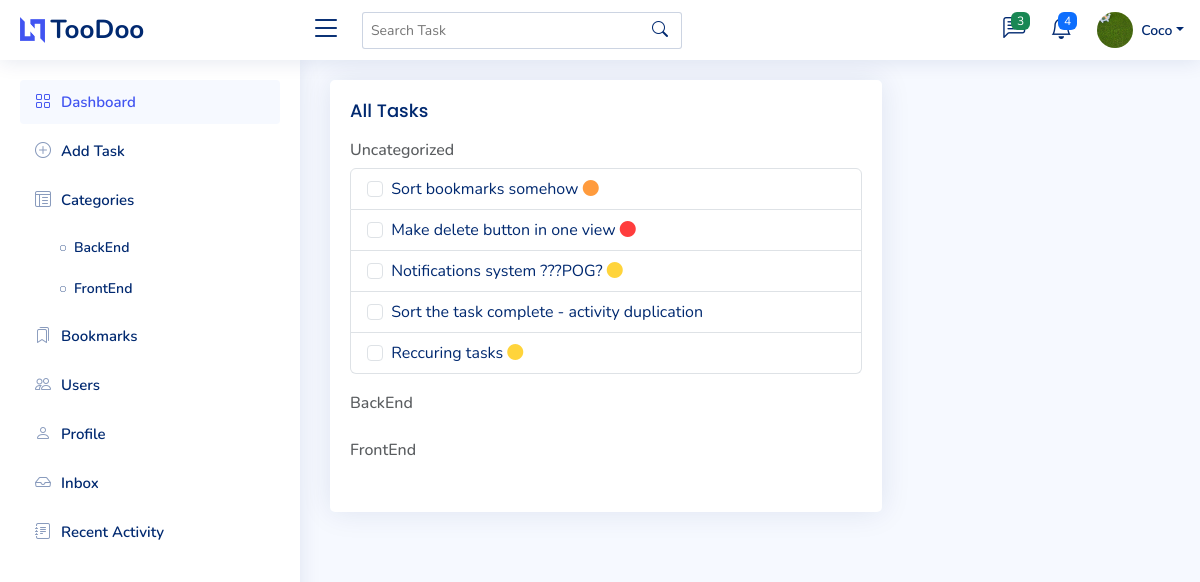
The page /all_list (signed in) on the database its author committed.
### todo_project/models.py (models this page shows, shortened)
class Profile(models.Model):
    user = models.OneToOneField(User,null=True, on_delete=models.CASCADE)
    username = models.CharField(max_length=100, blank=True)
    email = models.CharField(max_length=100, blank=True)
    bio = models.TextField(blank=True)
    profile_pic = models.ImageField(null=True, blank=True, upload_to='profile_images/', default='profile_images/default-profile-pic.png')
    job_title = models.CharField(max_length=100, blank=True, null=True)
    phone = models.CharField(max_length=100, blank=True, null=True)
    company = models.CharField(max_length=100, blank=True, null=True)
    address = models.CharField(max_length=100, blank=True, null=True)
    x_profile = models.CharField(max_length=100, blank=True, null=True)
    instagram_profile = models.CharField(max_length=100, blank=True, null=True)
    linkedin_profile = models.CharField(max_length=100, blank=True, null=True)
    facebook_profile = models.CharField(max_length=100, blank=True, null=True)

class Category(models.Model):
    name = models.CharField(max_length=50)
    user = models.ForeignKey(User, on_delete=models.CASCADE)
    color = models.CharField(max_length=7, blank=True, default='#FFFFFF')

class Task(models.Model):
    user = models.ForeignKey(User, on_delete=models.CASCADE) # on_delete=models.Cascade - When delete the post delete the associated user too from the database
    title = models.CharField(max_length=100)
    description = models.TextField(blank=True)
    assigned_to = models.ForeignKey(User, related_name='assigned_tasks', blank=True, null=True, on_delete=models.CASCADE)  # Change to ForeignKeyo
    completed = models.BooleanField(default=False)
    created_at = models.DateField(auto_now_add=True)
    category = models.ForeignKey(Category, on_delete=models.SET_NULL, null=True, blank=True)
    due_date = models.DateField(blank=True, null=True)
    recurring = models.BooleanField(default=False)
    recurring_end_date = models.DateField(blank=True, null=True)
    file = models.FileField(upload_to='static/img/', blank=True, null=True)
    bookmarked = models.BooleanField(default=False)
    PRIORITY_CHOICES = [
        ('low', 'Low'),
        ('medium', 'Medium'),
        ('high', 'High'),
        ('urgent', 'Urgent'),
    ]
    priority = models.CharField(max_length=10, choices=PRIORITY_CHOICES, blank=True, null=True)
    RECURRING_CHOICES = [
        ('daily', 'Daily'),
        ('weekly', 'Weekly'),
        ('monthly', 'Monthly'),
    ]
    recurring_interval = models.CharField(max_length=10, choices=RECURRING_CHOICES, blank=True, null=True)

### todo_project/views.py (the view)
# urls.py: path('all_list', AllTaskListView.as_view(), name='all_list'),
class AllTaskListView(LoginRequiredMixin, ListView):
    model = Task
    template_name = 'all_list.html'
    context_object_name = 'tasks'  # This can be used in the template to get the objects
    def get_queryset(self):
        user = self.request.user
        queryset = Task.objects.filter(Q(user=user) | Q(assigned_to=user))
        return queryset

### todo_project/context_processors.py (called while the page is built)
def profile_context(request):              # this pulls the template globally. Context processors are good to be used when you want to pull info to all templates. :d
    if request.user.is_authenticated:
        profile, created = Profile.objects.get_or_create(user=request.user)
        return {'profile': profile}
    return {}

def category_list(request):
    if request.user.is_authenticated:
        categories = Category.objects.all()
    else:
        categories = Category.objects.none()  # No categories for unauthenticated users
    return {'categories': categories}

def latest_conversations(request):
    if request.user.is_authenticated:
        conversations = Conversation.objects.filter(participants=request.user)
        return {
            'latest_conversations': conversations
        }
    return {}

### todo_project/templates/all_list.html (shortened to what this page needs)
{% extends 'base.html' %}
{% load static %}
{% block content %}
<main id="main" class="main">
    <section class="section">
        <div class="row">
            <div class="col-lg-8">
                <div class="card">
                    <div class="card-body">
                        <h5 class="card-title">All Tasks</h5>
                        <h6 class="card-subtitle mb-2">Uncategorized</h6>
                        <ul class="list-group mb-4">
                            {% for task in tasks %}
                                {% if not task.category and not task.completed %}
                                    <li class="list-group-item" id="task-{{ task.id }}">
                                        <input type="checkbox" class="form-check-input me-1 task-checkbox" data-task-id="{{ task.id }}" {% if task.completed %}checked{% endif %}>
                                        <a href="{% url 'update_task' task.pk %}" class="a-list">{{ task.title }}</a>
                                        {% if task.priority == 'urgent' %}
                                            <i class="fa-solid fa-circle fa-fade" style="color: #ff3d3d;"></i>
                                        {% elif task.priority == 'high' %}
                                            <i class="fa-solid fa-circle" style="color: #ff9b3d;"></i>
                                        {% elif task.priority == 'medium' %}
                                            <i class="fa-solid fa-circle" style="color: #FFD43B;"></i>
                                        {% elif task.priority == 'low' %}
                                            <i class="fa-solid fa-circle" style="color: #a2dbff;"></i>
                                        {% endif %}
                                    </li>
                                {% endif %}
                            {% endfor %}
                        </ul>
                        {% for category in categories %}
                            <h6 class="card-subtitle mb-2">{{ category.name }}</h6>
                        {% endfor %}
                    </div>
                </div>
            </div>
        </div>
    </section>
</main>
{% endblock %}

### todo_project/templates/base.html (shortened to what this page needs)
{% load static %}
<!DOCTYPE html>
<html lang="en">
<head>
  <link href="{% static 'vendor/bootstrap/css/bootstrap.min.css' %}" rel="stylesheet">
  <link href="{% static 'vendor/bootstrap-icons/bootstrap-icons.css' %}" rel="stylesheet">
  <link href="{% static 'vendor/boxicons/css/boxicons.min.css' %}" rel="stylesheet">
  <link href="{% static 'vendor/remixicon/remixicon.css' %}" rel="stylesheet">
  <link href="{% static 'vendor/simple-datatables/style.css' %}" rel="stylesheet">
  <link href="https://cdnjs.cloudflare.com/ajax/libs/font-awesome/6.4.0/css/all.min.css" rel="stylesheet">
  <link href="{% static 'vendor/tinymce/tinymce.min.js' %}" rel="stylesheet">
  <link href="{% static 'css/style.css' %}" rel="stylesheet">
</head>
<body>
  <header id="header" class="header fixed-top d-flex align-items-center">
    <div class="d-flex align-items-center justify-content-between">
      <a href="{% url 'task_list' %}" class="logo d-flex align-items-center">
        <img src="assets/img/logo.png" alt="">
        <span class="d-none d-lg-block">TooDoo</span>
      </a>
      <i class="bi bi-list toggle-sidebar-btn"></i>
    </div>
    <div class="search-bar">
      <form class="search-form d-flex align-items-center" role="search" method="get" action="{% url 'search_task' %}">
        <input type="text" placeholder="Search Task" aria-label="Search" name="q" value="{{ request.GET.q }}">
        <button type="submit" title="Search"><i class="bi bi-search"></i></button>
      </form>
    </div>
    <nav class="header-nav ms-auto">
      <ul class="d-flex align-items-center">
        <li class="nav-item dropdown">
          <a class="nav-link nav-icon" href="#" data-bs-toggle="dropdown">
            <i class="bi bi-chat-left-text"></i>
            <span class="badge bg-success badge-number">{{ latest_conversations|length }}</span>
          </a>
        </li>
        <li class="nav-item dropdown">
          <a class="nav-link nav-icon" href="#" data-bs-toggle="dropdown">
            <i class="bi bi-bell"></i>
            <span class="badge bg-primary badge-number">4</span>
          </a>
        </li>
        <li class="nav-item dropdown pe-3">
          <a class="nav-link nav-profile d-flex align-items-center pe-0" href="#" data-bs-toggle="dropdown">
            <img src="{{ profile.profile_pic.url }}" alt="Profile" class="rounded-circle">
            <span class="d-none d-md-block dropdown-toggle ps-2">{{ profile.username }}</span>
          </a>
        </li>
      </ul>
    </nav>
  </header>
  <aside id="sidebar" class="sidebar">
    <ul class="sidebar-nav" id="sidebar-nav">
      <li class="nav-item">
        <a class="nav-link" href="{% url 'task_list' %}">
          <i class="bi bi-grid"></i>
          <span>Dashboard</span>
        </a>
      </li>
      <li class="nav-item">
        <a class="nav-link collapsed" href="{% url 'create_task' %}">
          <i class="bi bi-plus-circle"></i>
          <span>Add Task</span>
        </a>
      </li>
      <li class="nav">
        <li class="nav-item">
          <a class="nav-link collapsed" href="{% url 'category_list' %}">
            <i class="bi bi-layout-text-window-reverse"></i><span>Categories</span>
          </a>
          <ul class="nav-content">
            {% for category in categories %}
              <li>
                <a href="{% url 'tasks_by_category' category.id %}">
                  <i class="bi bi-circle"></i><span>{{ category.name }}</span>
                </a>
              </li>
            {% endfor %}
          </ul>
        </li>
      </li>
      <li class="nav-item">
        <a class="nav-link collapsed" href="{% url 'bookmark_list' %}">
          <i class="bi bi-bookmarks"></i>
          <span>Bookmarks</span>
        </a>
      </li>
      <li class="nav-item">
        <a class="nav-link collapsed" href="{% url 'user_list' %}">
          <i class="bi bi-people"></i>
          <span>Users</span>
        </a>
      </li>
      <li class="nav-item">
        <a class="nav-link collapsed" href="{% url 'edit_profile' %}">
          <i class="bi bi-person"></i>
          <span>Profile</span>
        </a>
      </li>
      <li class="nav-item">
        <a class="nav-link collapsed" href="{% url 'inbox' %}">
          <i class="bi bi-inbox"></i>
          <span>Inbox</span>
        </a>
      </li>
      <li class="nav-item">
        <a class="nav-link collapsed" href="{% url 'recent_activity' %}">
          <i class="bi bi-journal-text"></i>
          <span>Recent Activity</span>
        </a>
      </li>
    </ul>
  </aside>
  {% block content %}
  {% endblock %}
</body>
</html>

### static/css/style.css (style rules this page uses)
:root { scroll-behavior: smooth; }
body { font-family: "Nunito", sans-serif; background: #f6f9ff; color: #444444; }
a { color: #4154f1; text-decoration: none; }
h1, h2, h3, h4, h5, h6 { font-family: "Nunito", sans-serif; }
#main { margin-top: 60px; padding: 20px 30px; transition: all 0.3s; }
.card { margin-bottom: 30px; border: none; border-radius: 5px; box-shadow: 0px 0 30px rgba(1, 41, 112, 0.1); }
.card-title { padding: 20px 0 15px 0; font-size: 18px; font-weight: 500; color: #012970; font-family: "Poppins", sans-serif; }
.card-body { padding: 0 20px 20px 20px; }
.logo { line-height: 1; }
@media (min-width: 1200px) { .logo { width: 280px; } }
.logo img { max-height: 26px; margin-right: 6px; }
.logo span { font-size: 26px; font-weight: 700; color: #012970; font-family: "Nunito", sans-serif; }
.header { transition: all 0.5s; z-index: 997; height: 60px; box-shadow: 0px 2px 20px rgba(1, 41, 112, 0.1); background-color: #fff; padding-left: 20px; }
.header .toggle-sidebar-btn { font-size: 32px; padding-left: 10px; cursor: pointer; color: #012970; }
.header .search-bar { min-width: 360px; padding: 0 20px; }
.header .search-form { width: 100%; }
.header .search-form input { border: 0; font-size: 14px; color: #012970; border: 1px solid rgba(1, 41, 112, 0.2); padding: 7px 38px 7px 8px; border-radius: 3px; transition: 0.3s; width: 100%; }
.header .search-form button { border: 0; padding: 0; margin-left: -30px; background: none; }
.header .search-form button i { color: #012970; }
.header-nav ul { list-style: none; }
.header-nav>ul { margin: 0; padding: 0; }
.header-nav .nav-icon { font-size: 22px; color: #012970; margin-right: 25px; position: relative; }
.header-nav .nav-profile { color: #012970; }
.header-nav .nav-profile img { max-height: 36px; }
.header-nav .nav-profile span { font-size: 14px; font-weight: 600; }
.header-nav .badge-number { position: absolute; inset: -2px -5px auto auto; font-weight: normal; font-size: 12px; padding: 3px 6px; }
.sidebar { position: fixed; top: 60px; left: 0; bottom: 0; width: 300px; z-index: 996; transition: all 0.3s; padding: 20px; overflow-y: auto; scrollbar-width: thin; scrollbar-color: #aab7cf transparent; box-shadow: 0px 0px 20px rgba(1, 41, 112, 0.1); background-color: #fff; }
@media (min-width: 1200px) { #main, #footer { margin-left: 300px; } }
.sidebar-nav { padding: 0; margin: 0; list-style: none; }
.sidebar-nav li { padding: 0; margin: 0; list-style: none; }
.sidebar-nav .nav-item { margin-bottom: 5px; }
.sidebar-nav .nav-link { display: flex; align-items: center; font-size: 15px; font-weight: 600; color: #4154f1; transition: 0.3; background: #f6f9ff; padding: 10px 15px; border-radius: 4px; }
.sidebar-nav .nav-link i { font-size: 16px; margin-right: 10px; color: #4154f1; }
.sidebar-nav .nav-link.collapsed { color: #012970; background: #fff; }
.sidebar-nav .nav-link.collapsed i { color: #899bbd; }
.sidebar-nav .nav-content { padding: 5px 0 0 0; margin: 0; list-style: none; }
.sidebar-nav .nav-content a { display: flex; align-items: center; font-size: 14px; font-weight: 600; color: #012970; transition: 0.3; padding: 10px 0 10px 40px; transition: 0.3s; }
.sidebar-nav .nav-content a i { font-size: 6px; margin-right: 8px; line-height: 0; border-radius: 50%; }
.a-list { color: #012970; }
.card-subtitle { color: #212529BF; }

### rows shown on the page
Profile: profile_pic (picture), username "Coco"
Category: name "BackEnd"
Category: name "FrontEnd"
Task: title "Sort bookmarks somehow", priority "high" (drawn)
Task: title "Make delete button in one view", priority "urgent" (drawn)
Task: title "Notifications system ???POG?", priority "medium" (drawn)
Task: title "Sort the task complete - activity duplication"
Task: title "Reccuring tasks", priority "medium" (drawn)

### other values the page prints
{{ latest_conversations|length }} "3"
